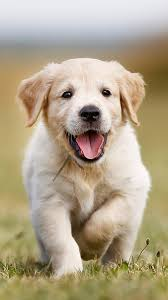
#> input picture dog.jpeg, 168 x 300 px
$ python pencilsketch.py
#> lines starting #> are read from the running program, lines starting #| are printed output that depends on the picture
import cv2
image = cv2.imread("dog.jpeg")
#> image is the input picture: shape (300, 168, 3); mean B, G, R 138.2, 164.1, 177.7
cv2.imshow("Dog",image)
cv2.waitKey(0)
gray_image = cv2.cvtColor(image, cv2.COLOR_BGR2GRAY)
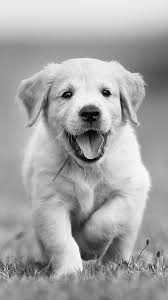
#> gray_image: shape (300, 168); min 0, max 252, mean 165.2
cv2.imshow("New Dog", gray_image)
cv2.waitKey(0)
inverted_image = 255 - gray_image
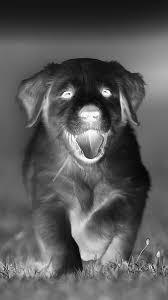
#> inverted_image: shape (300, 168); min 3, max 255, mean 89.8
cv2.imshow("Inverted", inverted_image)
cv2.waitKey()
blurred = cv2.GaussianBlur(inverted_image, (21, 21), 0)
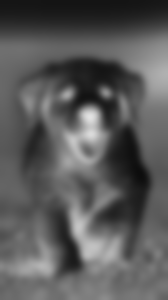
#> blurred: shape (300, 168); min 13, max 226, mean 89.8
inverted_blurred = 255 - blurred
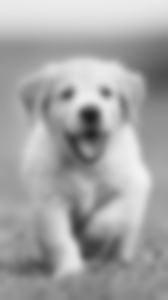
#> inverted_blurred: shape (300, 168); min 29, max 242, mean 165.2
pencil_sketch = cv2.divide(gray_image, inverted_blurred, scale=256.0)
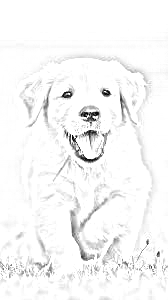
#> pencil_sketch: shape (300, 168); min 0, max 255, mean 246.5
cv2.imshow("Sketch", pencil_sketch)
cv2.waitKey(0)
cv2.imshow("original image", image)
cv2.imshow("pencil sketch", pencil_sketch)
cv2.waitKey(0)
#> (the run stopped early here; a loop or call above may not have finished)
